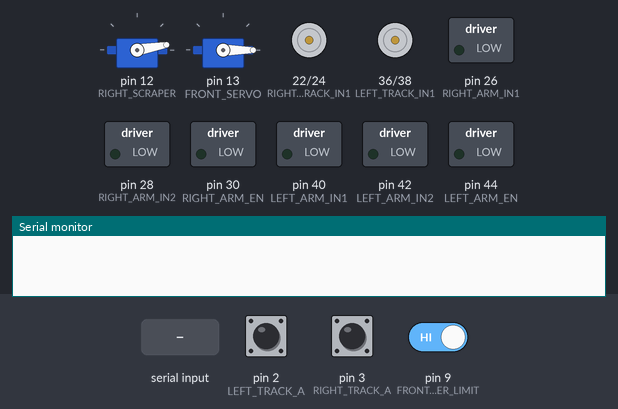
This sketch was run on a simulated Arduino Mega 2560, built with avr-gcc and run on an emulated ATmega2560. On the bench: 2 × servo, motor-driver pin pairs drawn as motors (green arrow = first pin HIGH = forward, orange = second pin HIGH = backward, longer = more drive, scaled by the enable pin), switched loads named in the sketch (green lamp = pin HIGH), the last lines printed to the serial monitor. The test bench sets the inputs (shaded band); at power-on: pin 2 (LEFT_TRACK_A) LOW, pin 3 (RIGHT_TRACK_A) LOW, pin 9 (FRONT_BUMPER_LIMIT) HIGH.

Above: at 2.7 s.
2.8 s: "F90\n" received over Serial
At 3.3 s:
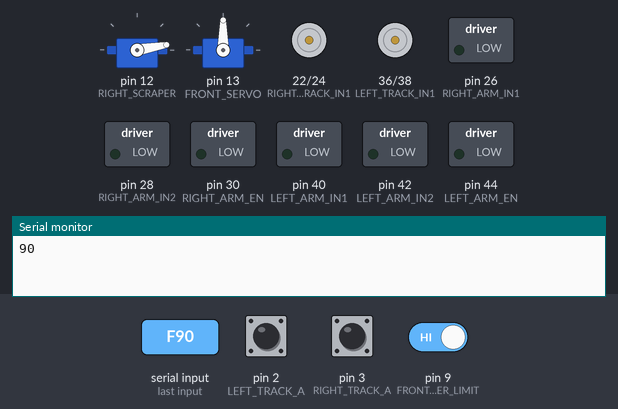
4.3 s: "F,45\n" received over Serial
At 5.5 s:
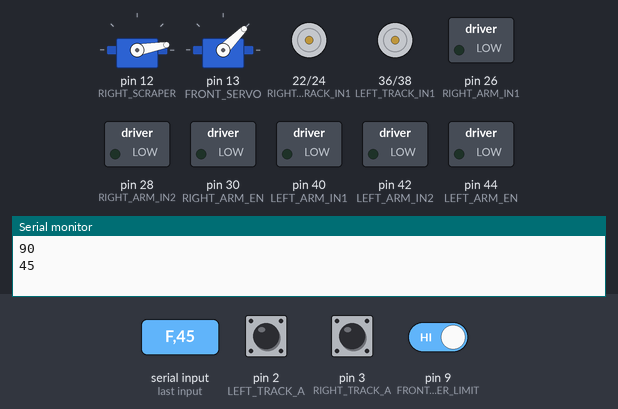
5.8 s: "B90\n" received over Serial
At 6.8 s:
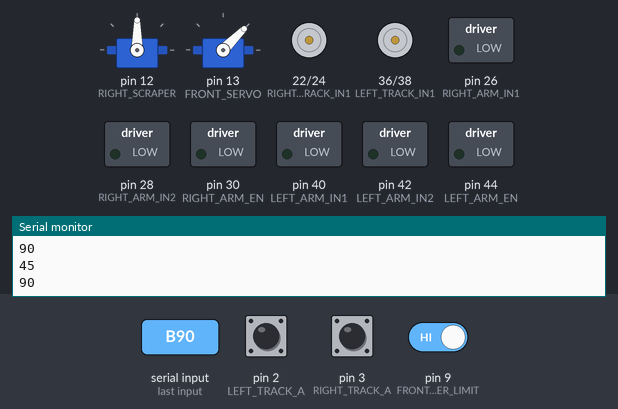
7.3 s: "F" received over Serial
At 8.8 s:
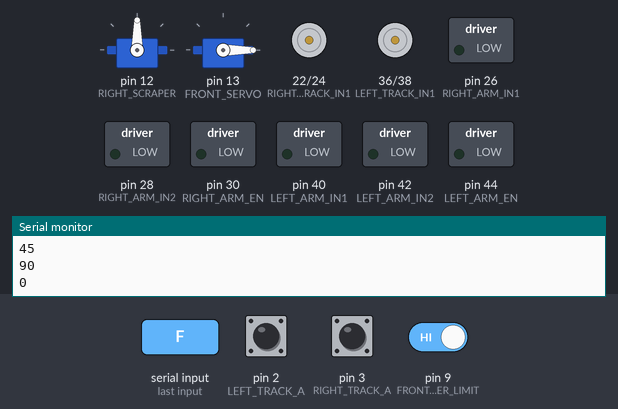
9.8 s: "B,45\n" received over Serial
At 11.0 s:
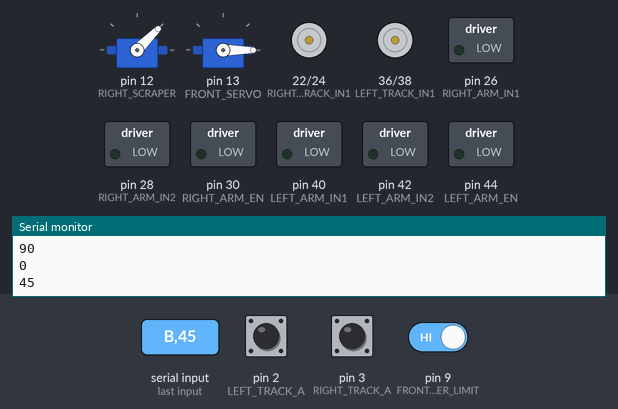
11.3 s: "F90\n" received over Serial
At 12.3 s:
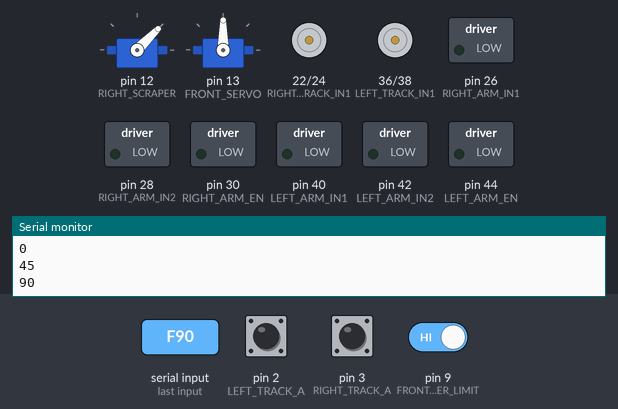
Timing chart, 0 to 13.8 s (numbered marks = the images above; inputs shaded):
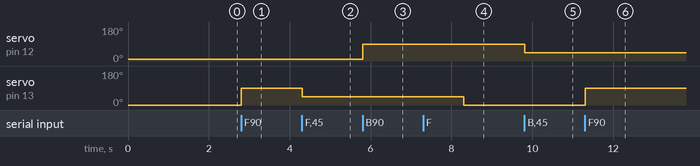

Measured:
- after the input at 2.8 s, servo on pin 13 (FRONT_SERVO): 0° → 90° at once
- after the input at 4.3 s, servo on pin 13 (FRONT_SERVO): 90° → 45° at once
- after the input at 5.8 s, servo on pin 12 (RIGHT_SCRAPER): 10° → 90° at once
- after the input at 7.3 s, servo on pin 13 (FRONT_SERVO): 45° → 0° after 1.0 s
- after the input at 9.8 s, servo on pin 12 (RIGHT_SCRAPER): 90° → 45° at once
- after the input at 11.3 s, servo on pin 13 (FRONT_SERVO): 0° → 90° at once

The sketch:

ServoTest.ino
```cpp
/*
 * Main application for Window Washer Robot
 * Authors: Mechantronics Team C: Millipede
 * Date: 2/28/18
 */

/** BEGIN Header Files **/
//All macro definitions for pins used on Arduino Mega
#include "pins.h"

//Functions to setup and drive motors for arm extension/retraction
#include "arm_motor_driver.h"

//Functions to setup and drive motors using PID of chosen speed
#include "track_motor_driver.h"

//Functions to to drive front/back servos
#include "cleaning_servos_driver.h"

#include "states.h"

/** END Header Files*/

/** BEGIN Debug Section */
//Uncomment Line below for Debug Serial Prlonging
#define DEBUG

#ifdef DEBUG
 #define DEBUG_START Serial.begin(9600)
 #define DEBUG_PRINT(x)  Serial.print (x)
 #define DEBUG_PRINTLN(x)  Serial.println (x)
 #define DEBUG_PRINTSTATE(x) Serial.print("The current State is "); Serial.prlongln (x)
#else
 #define DEBUG_START
 #define DEBUG_PRINT(x)
 #define DEBUG_PRINTLN(x)
 #define DEBUG_PRINTSTATE(x)
#endif
/** END Debug Section */

#define BumpLength 1728
#define MiddleLength 18432
#define PadLength 4032
#define CUP_LENGTH 3456

#define B_FREE 0
#define B_FRONT 1
#define B_MIDDLE 2
#define B_BACK 3
#define B_AFTER 4
#define B_PAD 5

long leftTargetLocal, rightTargetLocal;
long currentState;
long loopTics;
long barrierCrossed;
long barrierHit;
/*
 * For Demo on 3/21: Leds for motors, Micro Sevos, Limit Switches, Wire Encoder
 */

long cupMoved;

void setup() {
  Serial.begin(9600);
  barrierHit = B_FREE;
  pinMode(FRONT_BUMPER_LIMIT, INPUT_PULLUP);
  DEBUG_START;
  cleaning_servos_setup();
  track_motor_setup();
  update_targets(10000,10000);
  reset_targets();
  track_motor_enable();
  track_motor_pid(0.0, .5);
  while(digitalRead(FRONT_BUMPER_LIMIT) == LOW){
    delay(20);
    track_motor_pid(0.0, .5);
  }
  track_motor_stop(0, 1);
  delay(500);
  track_motor_pid(0.5, 0.0);
  while(digitalRead(FRONT_BUMPER_LIMIT) == LOW){
    delay(20);
    track_motor_pid(0.5, 0.0);
  }
  track_motor_stop(1,1);
  delay(500);
  while(digitalRead(FRONT_BUMPER_LIMIT) == LOW){
    delay(20);
  }
  delay(500);
  track_clear_pos();
  leftTargetLocal = CUP_LENGTH;
  rightTargetLocal = CUP_LENGTH;
  update_targets(leftTargetLocal, rightTargetLocal);
  //cleaning_lower_front();
  arm_motor_setup();
  track_motor_enable();
  //armClean();

  cupMoved = 0;
}

long leftPoslocal, rightPoslocal;
long barrierTics;
long cmd;
long cmdPos;
void loop() {
  if(Serial.available() > 0){
    cmd = Serial.read();
    cmdPos = Serial.parseInt();
    if(cmd == 'F'){
      Serial.println(cmdPos);
      test_front(cmdPos);
    }
    if(cmd == 'B'){
      Serial.println(cmdPos);
      test_back(cmdPos);
    }
  }

  delay(50);
}

void armClean() {
  arm_motor_stop(true,true);
  delay(500);
  arm_motor_extend(true,true);
  delay(14000);
  arm_motor_stop(true,true);
  delay(500);
  arm_motor_retract(true,true);
  delay(14000);
  arm_motor_stop(true,true);
}

void sealCup(){
    cleaning_lift_front();
    delay(100);
    push_scrapers();
    delay(1000);
    lift_scrapers();
    delay(100);
    push_scrapers();
    delay(1000);
    lower_scrapers();
    cleaning_lower_front();
}

void advanceTarget(){
  leftTargetLocal += CUP_LENGTH;
  rightTargetLocal += CUP_LENGTH;
  update_targets(leftTargetLocal, rightTargetLocal);
  reset_targets();
  track_motor_enable();
}
```

states.h
```cpp
#define InitState 1
#define RunArms 2
#define BumpRunArms 3
#define MoveForward 4
#define BumpExtendArms 5
#define BumpRetractArms 6
#define MoveOverBump 7
#define FinalExtendArms 8
#define FinalRetractArms 9
#define SystemStop 10
```

pins.h
```cpp
#define D_PIN0 0
#define D_PIN1 1
#define LEFT_TRACK_A 2
#define RIGHT_TRACK_A 3
#define LEFT_TRACK_B 4
#define RIGHT_TRACK_B 5
#define LEFT_TRACK_PWM 6
#define D_PIN7 7
#define RIGHT_TRACK_PWM 8
#define FRONT_BUMPER_LIMIT 9
#define D_PIN10 10
#define LEFT_SCRAPER 11
#define RIGHT_SCRAPER 12
#define FRONT_SERVO 13
#define D_PIN14 14
#define D_PIN15 15
#define D_PIN16 16
#define D_PIN17 17
#define D_PIN18 18
#define D_PIN19 19
#define I2C_SDA 20
#define I2C_SCL 21
#define RIGHT_TRACK_IN1 22
#define D_PIN23 23
#define RIGHT_TRACK_IN2 24
#define D_PIN25 25
#define RIGHT_ARM_IN1 26
#define D_PIN27 27
#define RIGHT_ARM_IN2 28
#define D_PIN29 29
#define RIGHT_ARM_EN 30
#define D_PIN31 31
#define RIGHT_ARM_EXTENDED 32
#define D_PIN33 33
#define RIGHT_ARM_RETRACTED 34
#define D_PIN35 35
#define LEFT_TRACK_IN1 36
#define D_PIN37 37
#define LEFT_TRACK_IN2 38
#define D_PIN39 39
#define LEFT_ARM_IN1 40
#define D_PIN41 41
#define LEFT_ARM_IN2 42
#define D_PIN43 43
#define LEFT_ARM_EN 44
#define D_PIN45 45
#define LEFT_ARM_EXTENDED 46
#define D_PIN47 47
#define LEFT_ARM_RETRACTED 48
#define D_PIN49 49
#define RIGHT_RELAY 50
#define D_PIN51 51
#define LEFT_RELAY 52
#define D_PIN53 53
```

arm_motor_driver.cpp
```cpp
#include "arm_motor_driver.h"
#include "Arduino.h"
void arm_motor_setup(){
  pinMode(RIGHT_ARM_IN1, OUTPUT);
  pinMode(RIGHT_ARM_IN2, OUTPUT);
  pinMode(RIGHT_ARM_EN, OUTPUT);
  digitalWrite(RIGHT_ARM_EN, LOW);
  digitalWrite(RIGHT_ARM_IN1, LOW);
  digitalWrite(RIGHT_ARM_IN2, LOW);

  pinMode(LEFT_ARM_IN1, OUTPUT);
  pinMode(LEFT_ARM_IN2, OUTPUT);
  pinMode(LEFT_ARM_EN, OUTPUT);
  digitalWrite(LEFT_ARM_EN, LOW);
  digitalWrite(LEFT_ARM_IN1, LOW);
  digitalWrite(LEFT_ARM_IN2, LOW);


}

void arm_motor_extend(bool left_extend, bool right_extend){
  if(right_extend){
    digitalWrite(RIGHT_ARM_IN1, LOW);
    digitalWrite(RIGHT_ARM_IN2, HIGH);
    digitalWrite(RIGHT_ARM_EN, HIGH);
  }
  if(left_extend){
    digitalWrite(LEFT_ARM_IN1, LOW);
    digitalWrite(LEFT_ARM_IN2, HIGH);
    digitalWrite(LEFT_ARM_EN, HIGH);
  }

}

void arm_motor_stop(bool left_stop, bool right_stop){
  if(right_stop){
    digitalWrite(RIGHT_ARM_IN1, LOW);
    digitalWrite(RIGHT_ARM_IN2, LOW);
    digitalWrite(RIGHT_ARM_EN, LOW);
  }
  if(left_stop){
    digitalWrite(LEFT_ARM_IN1, LOW);
    digitalWrite(LEFT_ARM_IN2, LOW);
    digitalWrite(LEFT_ARM_EN, LOW);
  }
}

void arm_motor_retract(bool left_retract, bool right_retract){
  if(right_retract){
    digitalWrite(RIGHT_ARM_IN1, HIGH);
    digitalWrite(RIGHT_ARM_IN2, LOW);
    digitalWrite(RIGHT_ARM_EN, HIGH);
  }
  if(left_retract){
    digitalWrite(LEFT_ARM_IN1, HIGH);
    digitalWrite(LEFT_ARM_IN2, LOW);
    digitalWrite(LEFT_ARM_EN, HIGH);
  }
}
```

arm_motor_driver.h
```cpp
#include "pins.h"

//assigns pins and initializes variables
void arm_motor_setup();

//if true, begins extension of side
void arm_motor_extend(bool left_extend, bool right_extend);

//if true, stops motor of side
void arm_motor_stop(bool left_stop, bool right_stop);

//if true, begin retraction of side
void arm_motor_retract(bool left_retract, bool right_retract);
```

cleaning_servos_driver.cpp
```cpp
#include "cleaning_servos_driver.h"
#include "Arduino.h"
#include <Servo.h>

#define F_DOWN 60
#define F_UP 25
#define F_INIT 0
#define F_MID 40
#define B_DOWN 70
#define B_PUSH 80
#define B_UP 10

Servo front_servo;
Servo back_servo;
void cleaning_servos_setup(){
  back_servo.attach(RIGHT_SCRAPER);
  back_servo.write(B_UP);
  front_servo.attach(FRONT_SERVO);
  front_servo.write(F_INIT);
}

void cleaning_lift_front(){
  front_servo.write(F_UP);
}
void cleaning_mid_front(){
  front_servo.write(F_MID);
}
void cleaning_lower_front(){
  front_servo.write(F_DOWN);
}

void lower_scrapers(){
  back_servo.write(B_DOWN);
}

void lift_scrapers(){
  back_servo.write(B_UP);
}

void push_scrapers(){
  back_servo.write(B_PUSH);
}
void test_front(long a){
  front_servo.write(a);
}
void test_back(long a){
  back_servo.write(a);
}
```

cleaning_servos_driver.h
```cpp
#include "pins.h"

void cleaning_servos_setup();

void cleaning_lift_front();

void cleaning_lower_front();

void cleaning_mid_front();

void lift_scrapers();

void lower_scrapers();

void push_scrapers();

void test_front(long a);

void test_back(long a);
```

track_motor_driver.cpp
```cpp
#include "track_motor_driver.h"
#include "Arduino.h"
long leftTarget, rightTarget, leftAtTarget, rightAtTarget;
long rightPos, leftPos;
double rightPWM, leftPWM;
long prevRightPos, prevLeftPos;
double last_time;
double left_speed, right_speed;

double left_P = 50.0;
double left_e = 0.0;
double right_e = 0.0;


double right_P = 50.0;

double timeChange;
//Pin 5, RIGHT_TRACK_B is PORT E3
//Pin 4, LEFT_TRACK_B is PORT G5

void update_right(){
  //if(digitalRead(RIGHT_TRACK_B)==HIGH)
  if(PORTE & (1<<3))
    rightPos--;
  else
    rightPos++;

  if(rightPos >= rightTarget){
    if(!rightAtTarget){
      rightAtTarget = 1;
      track_motor_stop(0,1);
    }
  }
}

void update_left(){
  //if(digitalRead(LEFT_TRACK_B)==HIGH)
  if(PORTG & (1<<5))
    leftPos--;

  else
    leftPos++;

  if(leftPos >= leftTarget){
    if(!leftAtTarget){
      leftAtTarget = 1;
      track_motor_stop(1,0);
    }
  }
}

void track_motor_setup(){
  leftPos = 0;
  rightPos = 0;
  prevLeftPos = 0;
  prevRightPos = 0;
  leftPWM = 0;
  rightPWM = 0;
  last_time = millis();
  leftAtTarget = 0;
  leftTarget = 0;
  rightTarget = 0;
  rightAtTarget = 0;
  pinMode(RIGHT_TRACK_IN1, OUTPUT);
  pinMode(RIGHT_TRACK_IN2, OUTPUT);
  pinMode(RIGHT_TRACK_A, INPUT);
  pinMode(RIGHT_TRACK_B, INPUT);
  pinMode(RIGHT_TRACK_PWM, OUTPUT);
  pinMode(LEFT_TRACK_IN1, OUTPUT);
  pinMode(LEFT_TRACK_IN2, OUTPUT);
  pinMode(LEFT_TRACK_A, INPUT);
  pinMode(LEFT_TRACK_B, INPUT);
  pinMode(LEFT_TRACK_PWM, OUTPUT);

  attachInterrupt(digitalPinToInterrupt(RIGHT_TRACK_A), update_right, RISING);
  attachInterrupt(digitalPinToInterrupt(LEFT_TRACK_A), update_left, RISING);
}

void track_motor_enable(){
  digitalWrite(RIGHT_TRACK_IN1, HIGH);
  digitalWrite(RIGHT_TRACK_IN2, LOW);
  last_time = millis();
  leftPWM = 0;
  rightPWM = 0;
  prevLeftPos = leftPos;
  prevRightPos = rightPos;
  digitalWrite(LEFT_TRACK_IN1, LOW);
  digitalWrite(LEFT_TRACK_IN2, HIGH);
}

void track_motor_stop(long left_stop, long right_stop){
  if(right_stop){
  digitalWrite(RIGHT_TRACK_IN1, LOW);
  digitalWrite(RIGHT_TRACK_IN2, LOW);
  analogWrite(RIGHT_TRACK_PWM, 0);
  }
  if(left_stop){
  digitalWrite(LEFT_TRACK_IN1, LOW);
  digitalWrite(LEFT_TRACK_IN2, LOW);
  analogWrite(LEFT_TRACK_PWM, 0);
  }
}


void track_motor_pid(double left_target, double right_target){
  timeChange = ((double)millis() - last_time);
  while(!timeChange) timeChange = ((double)millis() - last_time);
  left_speed = (double)(leftPos - prevLeftPos)/timeChange;
  right_speed = (double)(rightPos - prevRightPos)/timeChange;

  left_e = left_target - left_speed;
  right_e = right_target - right_speed;

  leftPWM = leftPWM + left_e*left_P;
  if(leftPWM > 255) leftPWM = 255;
  if(leftPWM < 0) leftPWM = 0;

  rightPWM = rightPWM + right_e*right_P;
  if(rightPWM > 255) rightPWM = 255;
  if(rightPWM < 0) rightPWM = 0;

  analogWrite(LEFT_TRACK_PWM, (long)leftPWM);
  analogWrite(RIGHT_TRACK_PWM, (long)rightPWM);

  last_time = millis();
  prevRightPos = rightPos;
  prevLeftPos = leftPos;


}

void track_motor_pos(long* left_pos, long* right_pos){
  *left_pos = leftPos;
  *right_pos = rightPos;
}

void update_targets(long left_target, long right_target){
  leftTarget = left_target;
  rightTarget = right_target;
  return;
}

long at_targets(){
  return leftAtTarget && rightAtTarget;
}

void reset_targets(){
  leftAtTarget = 0;
  rightAtTarget = 0;
}

void track_clear_pos(){
  leftPos = 0;
  rightPos = 0;
}
```

track_motor_driver.h
```cpp
#include "pins.h"

//assigns pins and initializes
void track_motor_setup();

void track_motor_enable();

//zeros encoder tics
void track_clear_pos();

void track_motor_stop(long left_stop, long right_stop);

//called in a consitent timing to make motors move at target velocity
void track_motor_pid(double left_target, double right_target);

//returns tic location of each motor
void track_motor_pos(long* left_pos, long* right_pos);

void update_targets(long left_target, long right_target);

long at_targets();

void reset_targets();
```
